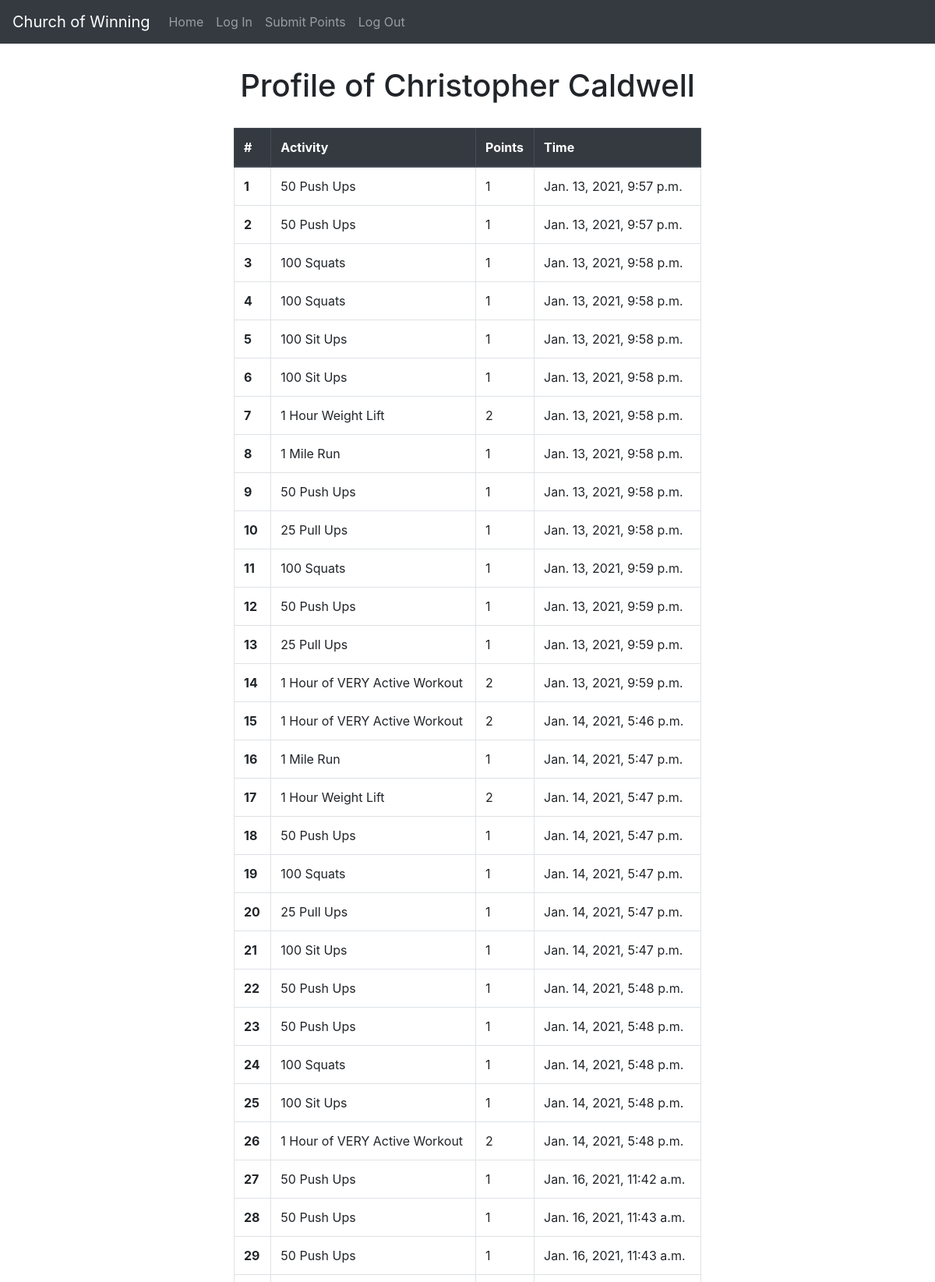
Page /profile/6 (upper part) on the committed database.
### main/models.py (models this page shows)
class Entry(models.Model):
    id = models.AutoField(primary_key=True)
    category  = models.ForeignKey(Category, on_delete=models.CASCADE)
    time = models.TimeField(auto_now=True)
    date = models.DateTimeField(auto_now_add=True)
    date.editable=True
    time.editable=True
    player = models.ForeignKey(Player, on_delete=models.CASCADE, default=None)
    def __str__(self):
        return f"{self.category} by {self.player}"

class Category(models.Model):
    id = models.AutoField(primary_key=True)
    name = models.CharField(max_length=40)
    points = models.IntegerField(default=0)
    def __str__(self):
        return f"{self.name} | {self.points} points"

### main/views.py (the view)
# urls.py: path('profile/<int:id>', views.playerProfile)
def playerProfile(request, id):
    print(id)
    player = Player.objects.filter(id=id).first()
    print(player)
    entries = Entry.objects.filter(player=player).all()
    print(entries)
    return render(request, "playerProfile.html", {
        'name': 'Profile of ' + player.firstname + ' ' + player.lastname,
        'entries': entries
    })

### main/models.py (called while the page is built)
    def __str__(self):
        return f"{self.firstname} {self.lastname}"

### fitness/templates/playerProfile.html (shortened to what this page needs)
{% extends "layout.html" %}
{% block body %}
  <div style="margin-top:30px;"><h1 style="text-align: center;">{{name}}</h1></div>
  <table class="table table-bordered" style="width:50%;margin:auto;margin-top:30px">
    <thead class="thead-dark">
      <tr>
        <th scope="col">#</th>
        <th scope="col">Activity</th>
        <th scope="col">Points</th>
        <th scope="col">Time</th>
      </tr>
    </thead>
    <tbody>
      {% for e in entries%}
        <tr>
          <th scope="row">{{forloop.counter}}</th>
          <td>{{e.category.name}}</a> </td>
          <td>{{e.category.points}}</td>
          <td>{{e.date}}</td>
        </tr>
      {% endfor %}
    </tbody>
  </table>
{% endblock %}

### rows in the picture
Entry: category.name "50 Push Ups", category.points "1", date "Jan. 13, 2021, 9:57 p.m."
Entry: category.name "50 Push Ups", category.points "1", date "Jan. 13, 2021, 9:57 p.m."
Entry: category.name "100 Squats", category.points "1", date "Jan. 13, 2021, 9:58 p.m."
Entry: category.name "100 Squats", category.points "1", date "Jan. 13, 2021, 9:58 p.m."
Entry: category.name "100 Sit Ups", category.points "1", date "Jan. 13, 2021, 9:58 p.m."
Entry: category.name "100 Sit Ups", category.points "1", date "Jan. 13, 2021, 9:58 p.m."
Entry: category.name "1 Hour Weight Lift", category.points "2", date "Jan. 13, 2021, 9:58 p.m."
Entry: category.name "1 Mile Run", category.points "1", date "Jan. 13, 2021, 9:58 p.m."
Entry: category.name "50 Push Ups", category.points "1", date "Jan. 13, 2021, 9:58 p.m."
Entry: category.name "25 Pull Ups", category.points "1", date "Jan. 13, 2021, 9:58 p.m."
Entry: category.name "100 Squats", category.points "1", date "Jan. 13, 2021, 9:59 p.m."
Entry: category.name "50 Push Ups", category.points "1", date "Jan. 13, 2021, 9:59 p.m."
Entry: category.name "25 Pull Ups", category.points "1", date "Jan. 13, 2021, 9:59 p.m."
Entry: category.name "1 Hour of VERY Active Workout", category.points "2", date "Jan. 13, 2021, 9:59 p.m."
Entry: category.name "1 Hour of VERY Active Workout", category.points "2", date "Jan. 14, 2021, 5:46 p.m."
Entry: category.name "1 Mile Run", category.points "1", date "Jan. 14, 2021, 5:47 p.m."
Entry: category.name "1 Hour Weight Lift", category.points "2", date "Jan. 14, 2021, 5:47 p.m."
Entry: category.name "50 Push Ups", category.points "1", date "Jan. 14, 2021, 5:47 p.m."
Entry: category.name "100 Squats", category.points "1", date "Jan. 14, 2021, 5:47 p.m."
Entry: category.name "25 Pull Ups", category.points "1", date "Jan. 14, 2021, 5:47 p.m."
Entry: category.name "100 Sit Ups", category.points "1", date "Jan. 14, 2021, 5:47 p.m."
Entry: category.name "50 Push Ups", category.points "1", date "Jan. 14, 2021, 5:48 p.m."
Entry: category.name "50 Push Ups", category.points "1", date "Jan. 14, 2021, 5:48 p.m."
Entry: category.name "100 Squats", category.points "1", date "Jan. 14, 2021, 5:48 p.m."
Entry: category.name "100 Sit Ups", category.points "1", date "Jan. 14, 2021, 5:48 p.m."
Entry: category.name "1 Hour of VERY Active Workout", category.points "2", date "Jan. 14, 2021, 5:48 p.m."
Entry: category.name "50 Push Ups", category.points "1", date "Jan. 16, 2021, 11:42 a.m."
Entry: category.name "50 Push Ups", category.points "1", date "Jan. 16, 2021, 11:43 a.m."
Entry: category.name "50 Push Ups", category.points "1", date "Jan. 16, 2021, 11:43 a.m."

### other values in the picture
{{ name }} "Profile of Christopher Caldwell"
